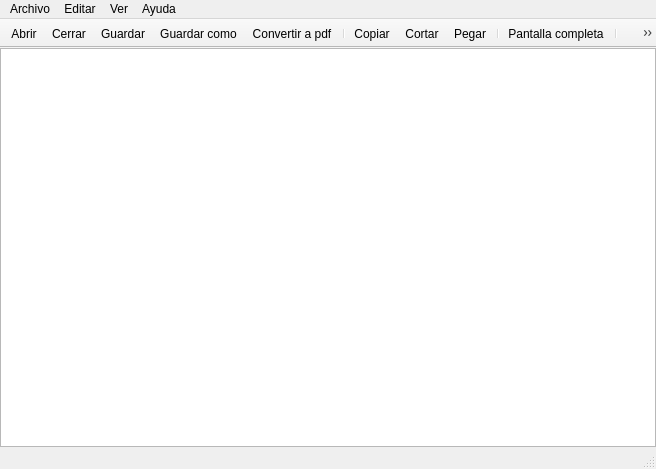
<?xml version="1.0" encoding="UTF-8"?>
<ui version="4.0">
 <class>Notepad</class>
 <widget class="QMainWindow" name="Notepad">
  <property name="geometry">
   <rect>
    <x>0</x>
    <y>0</y>
    <width>656</width>
    <height>469</height>
   </rect>
  </property>
  <property name="windowTitle">
   <string>Notepad</string>
  </property>
  <property name="windowIcon">
   <iconset>
    <normaloff>:/iconos/file.png</normaloff>:/iconos/file.png</iconset>
  </property>
  <widget class="QWidget" name="centralWidget">
   <layout class="QVBoxLayout" name="verticalLayout">
    <property name="spacing">
     <number>3</number>
    </property>
    <property name="leftMargin">
     <number>0</number>
    </property>
    <property name="topMargin">
     <number>0</number>
    </property>
    <property name="rightMargin">
     <number>0</number>
    </property>
    <property name="bottomMargin">
     <number>0</number>
    </property>
    <item>
     <widget class="QTextEdit" name="textContent">
      <property name="tabStopWidth">
       <number>40</number>
      </property>
      <property name="tabStopDistance">
       <double>40.000000000000000</double>
      </property>
     </widget>
    </item>
   </layout>
  </widget>
  <widget class="QMenuBar" name="menuBar">
   <property name="geometry">
    <rect>
     <x>0</x>
     <y>0</y>
     <width>656</width>
     <height>22</height>
    </rect>
   </property>
   <widget class="QMenu" name="menuFile">
    <property name="title">
     <string>Archivo</string>
    </property>
    <addaction name="actionOpenFile"/>
    <addaction name="actionCloseFile"/>
    <addaction name="actionSave"/>
    <addaction name="actionSaveAs"/>
    <addaction name="actionExportToPdf"/>
    <addaction name="separator"/>
    <addaction name="actionExit"/>
   </widget>
   <widget class="QMenu" name="menuEdit">
    <property name="title">
     <string>Editar</string>
    </property>
    <addaction name="actionCopy"/>
    <addaction name="actionCut"/>
    <addaction name="actionPaste"/>
    <addaction name="separator"/>
   </widget>
   <widget class="QMenu" name="menuHelp">
    <property name="title">
     <string>Ayuda</string>
    </property>
    <addaction name="actionAbout"/>
    <addaction name="actionAboutQt"/>
    <addaction name="actionSettings"/>
   </widget>
   <widget class="QMenu" name="menuView">
    <property name="title">
     <string>Ver</string>
    </property>
    <addaction name="actionFullscreen"/>
   </widget>
   <addaction name="menuFile"/>
   <addaction name="menuEdit"/>
   <addaction name="menuView"/>
   <addaction name="menuHelp"/>
  </widget>
  <widget class="QToolBar" name="mainToolBar">
   <property name="windowTitle">
    <string>Herramientas</string>
   </property>
   <property name="movable">
    <bool>false</bool>
   </property>
   <attribute name="toolBarArea">
    <enum>TopToolBarArea</enum>
   </attribute>
   <attribute name="toolBarBreak">
    <bool>false</bool>
   </attribute>
   <addaction name="actionOpenFile"/>
   <addaction name="actionCloseFile"/>
   <addaction name="actionSave"/>
   <addaction name="actionSaveAs"/>
   <addaction name="actionExportToPdf"/>
   <addaction name="separator"/>
   <addaction name="actionCopy"/>
   <addaction name="actionCut"/>
   <addaction name="actionPaste"/>
   <addaction name="separator"/>
   <addaction name="actionFullscreen"/>
   <addaction name="separator"/>
   <addaction name="actionAbout"/>
   <addaction name="actionSettings"/>
   <addaction name="separator"/>
   <addaction name="actionExit"/>
  </widget>
  <widget class="QStatusBar" name="statusBar"/>
  <action name="actionOpenFile">
   <property name="icon">
    <iconset resource="icons/icons.qrc">
     <normaloff>:/file.png</normaloff>:/file.png</iconset>
   </property>
   <property name="text">
    <string>Abrir</string>
   </property>
   <property name="shortcut">
    <string>Ctrl+O</string>
   </property>
   <property name="shortcutVisibleInContextMenu">
    <bool>true</bool>
   </property>
  </action>
  <action name="actionSave">
   <property name="icon">
    <iconset resource="icons/icons.qrc">
     <normaloff>:/save.png</normaloff>:/save.png</iconset>
   </property>
   <property name="text">
    <string>Guardar</string>
   </property>
   <property name="shortcut">
    <string>Ctrl+G</string>
   </property>
  </action>
  <action name="actionSaveAs">
   <property name="icon">
    <iconset resource="icons/icons.qrc">
     <normaloff>:/save-as.png</normaloff>:/save-as.png</iconset>
   </property>
   <property name="text">
    <string>Guardar como</string>
   </property>
   <property name="shortcut">
    <string>Ctrl+Shift+G</string>
   </property>
  </action>
  <action name="actionExportToPdf">
   <property name="icon">
    <iconset resource="icons/icons.qrc">
     <normaloff>:/pdf-export.png</normaloff>:/pdf-export.png</iconset>
   </property>
   <property name="text">
    <string>Convertir a pdf</string>
   </property>
   <property name="shortcut">
    <string>Ctrl+P</string>
   </property>
  </action>
  <action name="actionExit">
   <property name="icon">
    <iconset resource="icons/icons.qrc">
     <normaloff>:/exit.png</normaloff>:/exit.png</iconset>
   </property>
   <property name="text">
    <string>Salir</string>
   </property>
   <property name="shortcut">
    <string>Ctrl+Q</string>
   </property>
   <property name="shortcutVisibleInContextMenu">
    <bool>true</bool>
   </property>
  </action>
  <action name="actionCopy">
   <property name="icon">
    <iconset resource="icons/icons.qrc">
     <normaloff>:/copy.png</normaloff>:/copy.png</iconset>
   </property>
   <property name="text">
    <string>Copiar</string>
   </property>
   <property name="shortcut">
    <string>Ctrl+C</string>
   </property>
  </action>
  <action name="actionCut">
   <property name="icon">
    <iconset resource="icons/icons.qrc">
     <normaloff>:/cut.png</normaloff>:/cut.png</iconset>
   </property>
   <property name="text">
    <string>Cortar</string>
   </property>
   <property name="shortcut">
    <string>Ctrl+X</string>
   </property>
  </action>
  <action name="actionPaste">
   <property name="icon">
    <iconset resource="icons/icons.qrc">
     <normaloff>:/paste.png</normaloff>:/paste.png</iconset>
   </property>
   <property name="text">
    <string>Pegar</string>
   </property>
   <property name="shortcut">
    <string>Ctrl+V</string>
   </property>
  </action>
  <action name="actionAbout">
   <property name="icon">
    <iconset resource="icons/icons.qrc">
     <normaloff>:/about.png</normaloff>:/about.png</iconset>
   </property>
   <property name="text">
    <string>Acerca de</string>
   </property>
   <property name="shortcut">
    <string>F1</string>
   </property>
  </action>
  <action name="actionFullscreen">
   <property name="icon">
    <iconset resource="icons/icons.qrc">
     <normaloff>:/fullscreen.png</normaloff>:/fullscreen.png</iconset>
   </property>
   <property name="text">
    <string>Pantalla completa</string>
   </property>
  </action>
  <action name="actionSettings">
   <property name="icon">
    <iconset resource="icons/icons.qrc">
     <normaloff>:/settings.png</normaloff>:/settings.png</iconset>
   </property>
   <property name="text">
    <string>Configuracion</string>
   </property>
  </action>
  <action name="actionCloseFile">
   <property name="icon">
    <iconset resource="icons/icons.qrc">
     <normaloff>:/close-file.png</normaloff>:/close-file.png</iconset>
   </property>
   <property name="text">
    <string>Cerrar</string>
   </property>
  </action>
  <action name="actionAboutQt">
   <property name="icon">
    <iconset resource="icons/icons.qrc">
     <normaloff>:/qt.png</normaloff>:/qt.png</iconset>
   </property>
   <property name="text">
    <string>Acerca de Qt</string>
   </property>
  </action>
 </widget>
 <layoutdefault spacing="6" margin="11"/>
 <resources>
  <include location="icons/icons.qrc"/>
 </resources>
 <connections/>
</ui>
